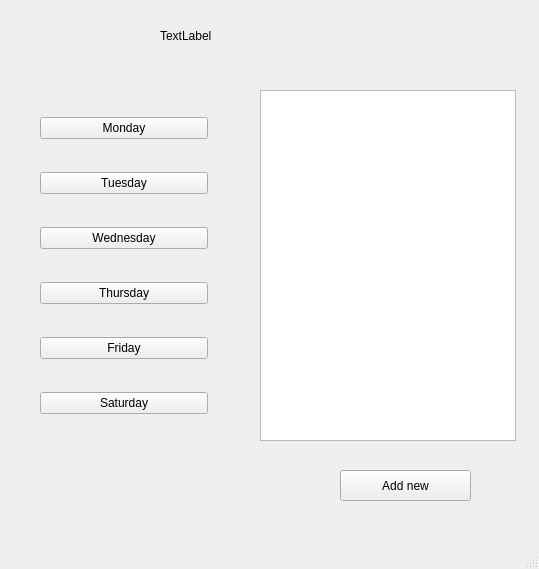
<?xml version="1.0" encoding="UTF-8"?>
<ui version="4.0">
 <class>MainWindow</class>
 <widget class="QMainWindow" name="MainWindow">
  <property name="geometry">
   <rect>
    <x>0</x>
    <y>0</y>
    <width>539</width>
    <height>569</height>
   </rect>
  </property>
  <property name="windowTitle">
   <string>MainWindow</string>
  </property>
  <widget class="QWidget" name="centralwidget">
   <widget class="QLabel" name="currentDate">
    <property name="geometry">
     <rect>
      <x>160</x>
      <y>20</y>
      <width>201</width>
      <height>31</height>
     </rect>
    </property>
    <property name="text">
     <string>TextLabel</string>
    </property>
   </widget>
   <widget class="QListWidget" name="PatientList">
    <property name="geometry">
     <rect>
      <x>260</x>
      <y>90</y>
      <width>256</width>
      <height>351</height>
     </rect>
    </property>
   </widget>
   <widget class="QWidget" name="verticalLayoutWidget">
    <property name="geometry">
     <rect>
      <x>40</x>
      <y>90</y>
      <width>168</width>
      <height>351</height>
     </rect>
    </property>
    <layout class="QVBoxLayout" name="verticalLayout">
     <item>
      <widget class="QPushButton" name="Monday_bt">
       <property name="text">
        <string>Monday</string>
       </property>
      </widget>
     </item>
     <item>
      <widget class="QPushButton" name="Tuesday_bt">
       <property name="text">
        <string>Tuesday</string>
       </property>
      </widget>
     </item>
     <item>
      <widget class="QPushButton" name="Wednesday_bt">
       <property name="text">
        <string>Wednesday</string>
       </property>
      </widget>
     </item>
     <item>
      <widget class="QPushButton" name="Thursday_bt">
       <property name="text">
        <string>Thursday</string>
       </property>
      </widget>
     </item>
     <item>
      <widget class="QPushButton" name="Friday_bt">
       <property name="text">
        <string>Friday</string>
       </property>
      </widget>
     </item>
     <item>
      <widget class="QPushButton" name="Saturday_bt">
       <property name="text">
        <string>Saturday</string>
       </property>
      </widget>
     </item>
    </layout>
   </widget>
   <widget class="QPushButton" name="Add_bt">
    <property name="geometry">
     <rect>
      <x>340</x>
      <y>470</y>
      <width>131</width>
      <height>31</height>
     </rect>
    </property>
    <property name="text">
     <string>Add new</string>
    </property>
   </widget>
  </widget>
  <widget class="QMenuBar" name="menubar">
   <property name="geometry">
    <rect>
     <x>0</x>
     <y>0</y>
     <width>539</width>
     <height>22</height>
    </rect>
   </property>
  </widget>
  <widget class="QStatusBar" name="statusbar"/>
 </widget>
 <resources/>
 <connections/>
</ui>
